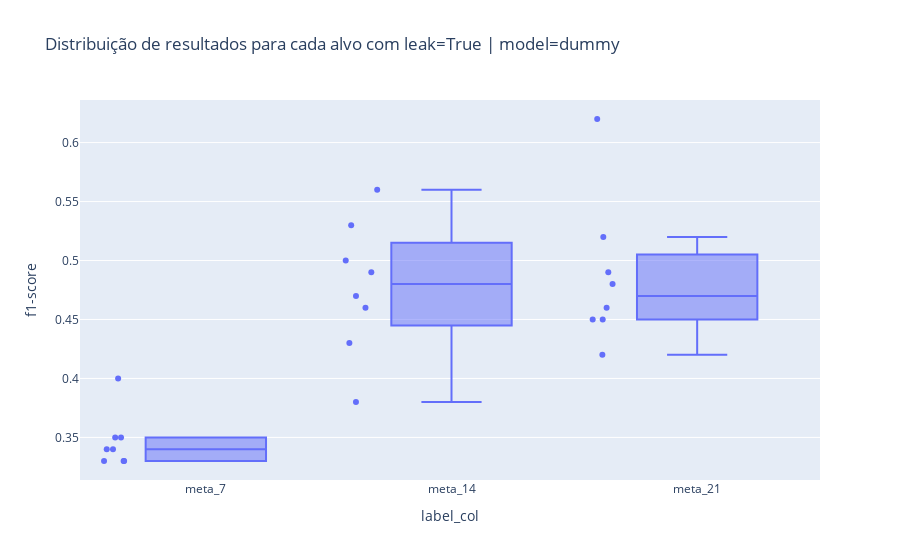
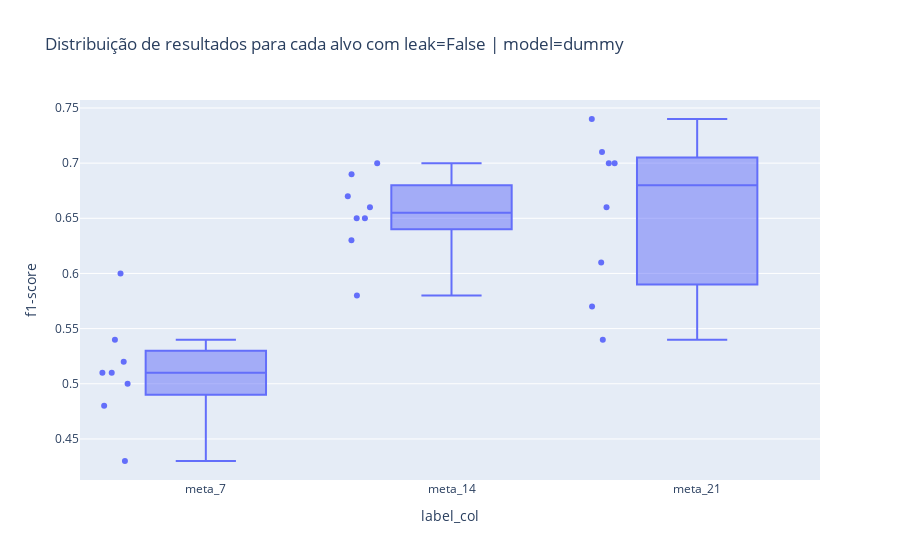
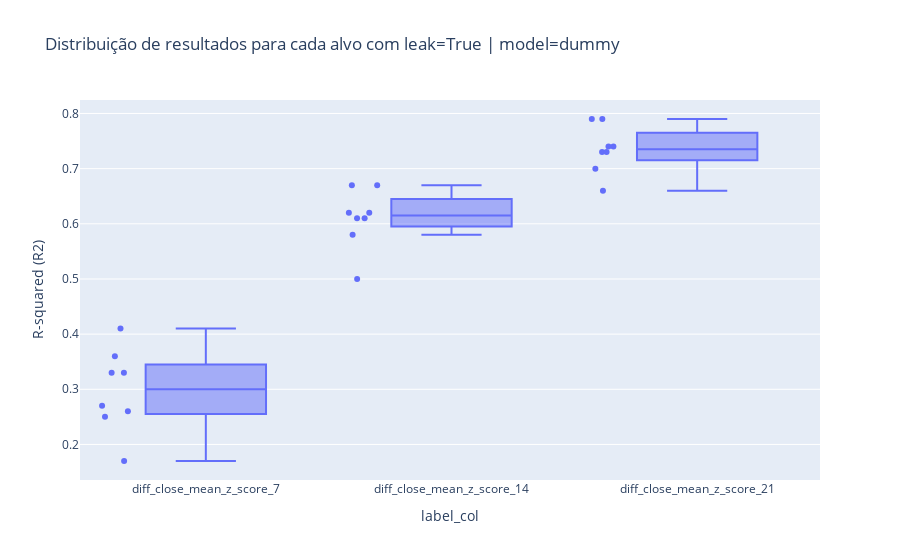
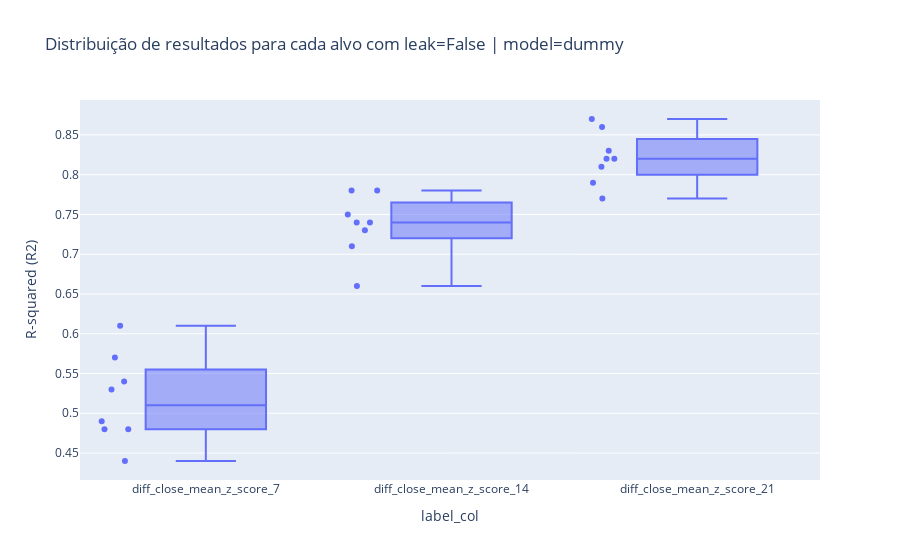

Notebook cell for these charts, in order:
### Code cell
for leak in [True, False]:
        
    fig = px.box(
        macro_dummy[macro_dummy.leak == leak], x="label_col", 
        y="f1-score", 
        points="all", 
        title = f'Distribuição de resultados para cada alvo com leak={leak} | model=dummy')
    
    fig.write_image(PATH_REPORTS + f"/images/box_plot_alvo_dummy_leak={leak}_clf.png")
    fig.show()

for leak in [True, False]:
        
    fig = px.box(
        reg_dummy[reg_dummy.leak == leak], x="label_col", 
        y="R-squared (R2)", 
        points="all", 
        title = f'Distribuição de resultados para cada alvo com leak={leak} | model=dummy')
    
    fig.write_image(PATH_REPORTS + f"/images/box_plot_alvo_dummy_leak={leak}_reg.png")
    fig.show()

### Figure 1 — Plotly figure (JSON) as saved in the notebook; plotly's stock layout.template omitted (floating-point values rounded to 4 significant figures)
{"data": [{"alignmentgroup": "True", "boxpoints": "all", "hovertemplate": "label_col=%{x}<br>f1-score=%{y}<extra></extra>", "legendgroup": "", "marker": {"color": "#636efa"}, "name": "", "notched": false, "offsetgroup": "", "orientation": "v", "showlegend": false, "type": "box", "x": ["meta_7", "meta_14", "meta_21", "meta_7", "meta_14", "meta_21", "meta_7", "meta_14", "meta_21", "meta_7", "meta_14", "meta_21", "meta_7", "meta_14", "meta_21", "meta_7", "meta_14", "meta_21", "meta_7", "meta_14", "meta_21", "meta_7", "meta_14", "meta_21"], "x0": " ", "xaxis": "x", "y": [0.33, 0.43, 0.49, 0.34, 0.49, 0.62, 0.4, 0.56, 0.45, 0.34, 0.53, 0.42, 0.35, 0.47, 0.45, 0.35, 0.46, 0.46, 0.33, 0.38, 0.48, 0.33, 0.5, 0.52], "y0": " ", "yaxis": "y"}], "layout": {"boxmode": "group", "legend": {"tracegroupgap": 0}, "title": {"text": "Distribuição de resultados para cada alvo com leak=True | model=dummy"}, "xaxis": {"anchor": "y", "domain": [0, 1], "title": {"text": "label_col"}}, "yaxis": {"anchor": "x", "domain": [0, 1], "title": {"text": "f1-score"}}}}

### Figure 2 — Plotly figure (JSON) as saved in the notebook; plotly's stock layout.template omitted (floating-point values rounded to 4 significant figures)
{"data": [{"alignmentgroup": "True", "boxpoints": "all", "hovertemplate": "label_col=%{x}<br>f1-score=%{y}<extra></extra>", "legendgroup": "", "marker": {"color": "#636efa"}, "name": "", "notched": false, "offsetgroup": "", "orientation": "v", "showlegend": false, "type": "box", "x": ["meta_7", "meta_14", "meta_21", "meta_7", "meta_14", "meta_21", "meta_7", "meta_14", "meta_21", "meta_7", "meta_14", "meta_21", "meta_7", "meta_14", "meta_21", "meta_7", "meta_14", "meta_21", "meta_7", "meta_14", "meta_21", "meta_7", "meta_14", "meta_21"], "x0": " ", "xaxis": "x", "y": [0.54, 0.67, 0.7, 0.48, 0.65, 0.74, 0.6, 0.7, 0.71, 0.52, 0.69, 0.66, 0.51, 0.65, 0.57, 0.43, 0.58, 0.54, 0.51, 0.63, 0.7, 0.5, 0.66, 0.61], "y0": " ", "yaxis": "y"}], "layout": {"boxmode": "group", "legend": {"tracegroupgap": 0}, "title": {"text": "Distribuição de resultados para cada alvo com leak=False | model=dummy"}, "xaxis": {"anchor": "y", "domain": [0, 1], "title": {"text": "label_col"}}, "yaxis": {"anchor": "x", "domain": [0, 1], "title": {"text": "f1-score"}}}}

### Figure 3 — Plotly figure (JSON) as saved in the notebook; plotly's stock layout.template omitted (floating-point values rounded to 4 significant figures)
{"data": [{"alignmentgroup": "True", "boxpoints": "all", "hovertemplate": "label_col=%{x}<br>R-squared (R2)=%{y}<extra></extra>", "legendgroup": "", "marker": {"color": "#636efa"}, "name": "", "notched": false, "offsetgroup": "", "orientation": "v", "showlegend": false, "type": "box", "x": ["diff_close_mean_z_score_7", "diff_close_mean_z_score_14", "diff_close_mean_z_score_21", "diff_close_mean_z_score_7", "diff_close_mean_z_score_14", "diff_close_mean_z_score_21", "diff_close_mean_z_score_7", "diff_close_mean_z_score_14", "diff_close_mean_z_score_21", "diff_close_mean_z_score_7", "diff_close_mean_z_score_14", "diff_close_mean_z_score_21", "diff_close_mean_z_score_7", "diff_close_mean_z_score_14", "diff_close_mean_z_score_21", "diff_close_mean_z_score_7", "diff_close_mean_z_score_14", "diff_close_mean_z_score_21", "diff_close_mean_z_score_7", "diff_close_mean_z_score_14", "diff_close_mean_z_score_21", "diff_close_mean_z_score_7", "diff_close_mean_z_score_14", "diff_close_mean_z_score_21"], "x0": " ", "xaxis": "x", "y": [0.26, 0.58, 0.7, 0.33, 0.61, 0.74, 0.41, 0.67, 0.79, 0.27, 0.62, 0.73, 0.17, 0.5, 0.66, 0.33, 0.67, 0.79, 0.25, 0.61, 0.73, 0.36, 0.62, 0.74], "y0": " ", "yaxis": "y"}], "layout": {"boxmode": "group", "legend": {"tracegroupgap": 0}, "title": {"text": "Distribuição de resultados para cada alvo com leak=True | model=dummy"}, "xaxis": {"anchor": "y", "domain": [0, 1], "title": {"text": "label_col"}}, "yaxis": {"anchor": "x", "domain": [0, 1], "title": {"text": "R-squared (R2)"}}}}

### Figure 4 — Plotly figure (JSON) as saved in the notebook; plotly's stock layout.template omitted (floating-point values rounded to 4 significant figures)
{"data": [{"alignmentgroup": "True", "boxpoints": "all", "hovertemplate": "label_col=%{x}<br>R-squared (R2)=%{y}<extra></extra>", "legendgroup": "", "marker": {"color": "#636efa"}, "name": "", "notched": false, "offsetgroup": "", "orientation": "v", "showlegend": false, "type": "box", "x": ["diff_close_mean_z_score_7", "diff_close_mean_z_score_14", "diff_close_mean_z_score_21", "diff_close_mean_z_score_7", "diff_close_mean_z_score_14", "diff_close_mean_z_score_21", "diff_close_mean_z_score_7", "diff_close_mean_z_score_14", "diff_close_mean_z_score_21", "diff_close_mean_z_score_7", "diff_close_mean_z_score_14", "diff_close_mean_z_score_21", "diff_close_mean_z_score_7", "diff_close_mean_z_score_14", "diff_close_mean_z_score_21", "diff_close_mean_z_score_7", "diff_close_mean_z_score_14", "diff_close_mean_z_score_21", "diff_close_mean_z_score_7", "diff_close_mean_z_score_14", "diff_close_mean_z_score_21", "diff_close_mean_z_score_7", "diff_close_mean_z_score_14", "diff_close_mean_z_score_21"], "x0": " ", "xaxis": "x", "y": [0.48, 0.71, 0.79, 0.53, 0.73, 0.82, 0.61, 0.78, 0.87, 0.49, 0.75, 0.83, 0.44, 0.66, 0.77, 0.54, 0.78, 0.86, 0.48, 0.74, 0.81, 0.57, 0.74, 0.82], "y0": " ", "yaxis": "y"}], "layout": {"boxmode": "group", "legend": {"tracegroupgap": 0}, "title": {"text": "Distribuição de resultados para cada alvo com leak=False | model=dummy"}, "xaxis": {"anchor": "y", "domain": [0, 1], "title": {"text": "label_col"}}, "yaxis": {"anchor": "x", "domain": [0, 1], "title": {"text": "R-squared (R2)"}}}}
